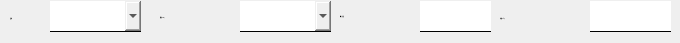
   <widget class="QWidget" name="page_circle_damper_info">
    <widget class="QLabel" name="label_63">
     <property name="geometry">
      <rect>
       <x>10</x>
       <y>3</y>
       <width>51</width>
       <height>31</height>
      </rect>
     </property>
     <property name="font">
      <font>
       <family>黑体</family>
       <pointsize>-1</pointsize>
      </font>
     </property>
     <property name="text">
      <string>品牌:</string>
     </property>
    </widget>
    <widget class="QLineEdit" name="lineEdit_circle_damper_fan">
     <property name="geometry">
      <rect>
       <x>590</x>
       <y>1</y>
       <width>81</width>
       <height>31</height>
      </rect>
     </property>
     <property name="font">
      <font>
       <family>黑体</family>
       <pointsize>-1</pointsize>
      </font>
     </property>
     <property name="styleSheet">
      <string notr="true">border:none;
border-bottom:1px solid black;
</string>
     </property>
    </widget>
    <widget class="QLineEdit" name="lineEdit_circle_damper_angle">
     <property name="geometry">
      <rect>
       <x>420</x>
       <y>1</y>
       <width>71</width>
       <height>31</height>
      </rect>
     </property>
     <property name="font">
      <font>
       <family>黑体</family>
       <pointsize>-1</pointsize>
      </font>
     </property>
     <property name="styleSheet">
      <string notr="true">border:none;
border-bottom:1px solid black;
</string>
     </property>
    </widget>
    <widget class="QLabel" name="label_64">
     <property name="geometry">
      <rect>
       <x>340</x>
       <y>1</y>
       <width>81</width>
       <height>31</height>
      </rect>
     </property>
     <property name="font">
      <font>
       <family>黑体</family>
       <pointsize>-1</pointsize>
      </font>
     </property>
     <property name="text">
      <string>阀门开度:</string>
     </property>
    </widget>
    <widget class="QLabel" name="label_65">
     <property name="geometry">
      <rect>
       <x>500</x>
       <y>3</y>
       <width>91</width>
       <height>31</height>
      </rect>
     </property>
     <property name="font">
      <font>
       <family>黑体</family>
       <pointsize>-1</pointsize>
      </font>
     </property>
     <property name="frameShadow">
      <enum>QFrame::Plain</enum>
     </property>
     <property name="text">
      <string>风量(m³/h):</string>
     </property>
    </widget>
    <widget class="QLabel" name="label_66">
     <property name="geometry">
      <rect>
       <x>160</x>
       <y>2</y>
       <width>81</width>
       <height>31</height>
      </rect>
     </property>
     <property name="font">
      <font>
       <family>黑体</family>
       <pointsize>-1</pointsize>
      </font>
     </property>
     <property name="text">
      <string>直径(mm):</string>
     </property>
    </widget>
    <widget class="QComboBox" name="comboBox_circle_damper_diameter">
     <property name="geometry">
      <rect>
       <x>240</x>
       <y>1</y>
       <width>91</width>
       <height>31</height>
      </rect>
     </property>
     <property name="font">
      <font>
       <family>黑体</family>
       <pointsize>-1</pointsize>
      </font>
     </property>
     <property name="styleSheet">
      <string notr="true">border:none;
border-bottom:1px solid black;</string>
     </property>
    </widget>
    <widget class="QComboBox" name="comboBox_circle_damper_brand">
     <property name="geometry">
      <rect>
       <x>50</x>
       <y>1</y>
       <width>91</width>
       <height>31</height>
      </rect>
     </property>
     <property name="font">
      <font>
       <family>黑体</family>
       <pointsize>-1</pointsize>
      </font>
     </property>
     <property name="styleSheet">
      <string notr="true">border:none;
border-bottom:1px solid black;</string>
     </property>
    </widget>
   </widget>
